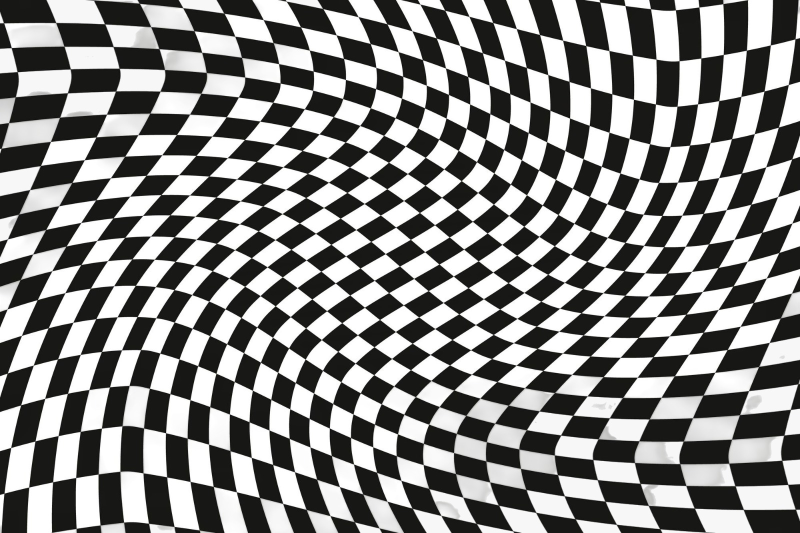
#> input picture image/gorsel.jpeg, 1600 x 1066 px (shown at 1/2 size)
$ python test2.py
#> lines starting #> are read from the running program, lines starting #| are printed output that depends on the picture
# [86 lines of commented-out code are left out]
import cv2

img = cv2.imread("image/gorsel.jpeg")
#> img is the input picture: shape (1066, 1600, 3); mean B, G, R 134.2, 135.4, 135.3

print("Orijinal:", img.shape)
#| Orijinal: (1066, 1600, 3)

# x2
img_x2 = cv2.resize(img, None, fx=2, fy=2)
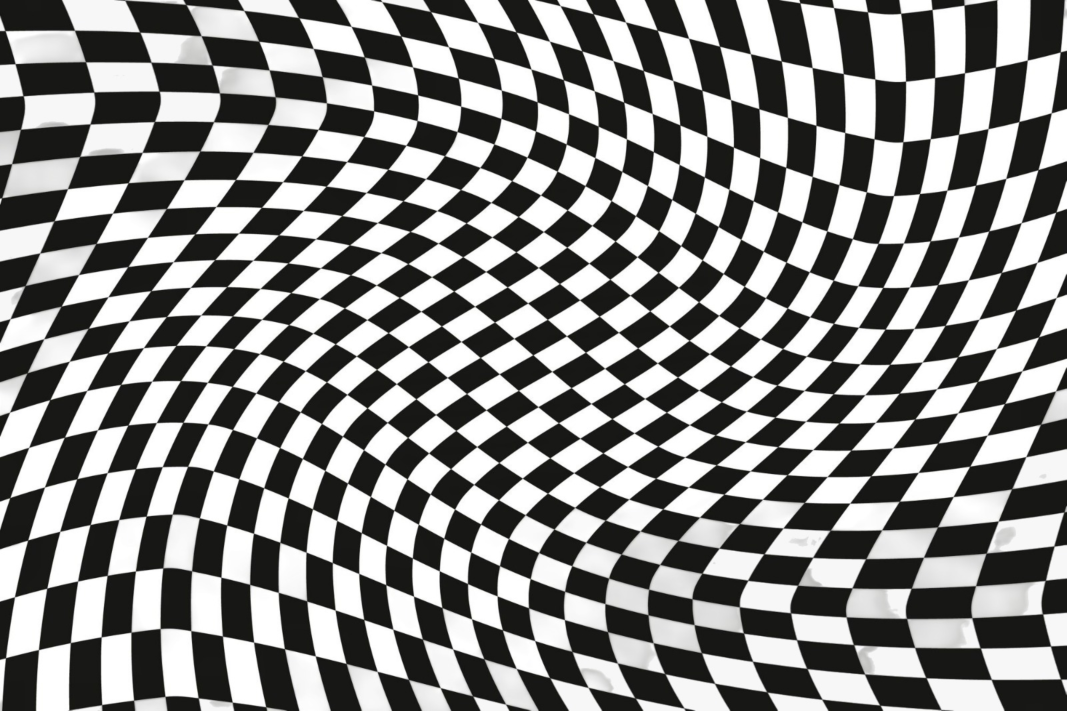
#> img_x2: shape (2132, 3200, 3) (shown at 1/3 size); mean B, G, R 134.2, 135.3, 135.3
print("x2:", img_x2.shape)
#| x2: (2132, 3200, 3)

# x4
img_x4 = cv2.resize(img, None, fx=4, fy=4)
print("x4:", img_x4.shape)
#| x4: (4264, 6400, 3)

# x0.5
img_x05 = cv2.resize(img, None, fx=0.5, fy=0.5)
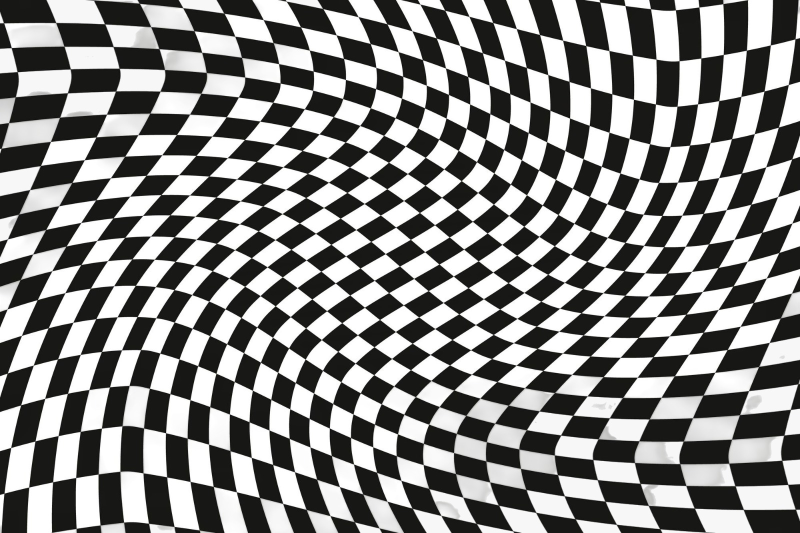
#> img_x05: shape (533, 800, 3); mean B, G, R 134.3, 135.4, 135.4
print("x0.5:", img_x05.shape)
#| x0.5: (533, 800, 3)

# x0.25
img_x025 = cv2.resize(img, None, fx=0.25, fy=0.25)
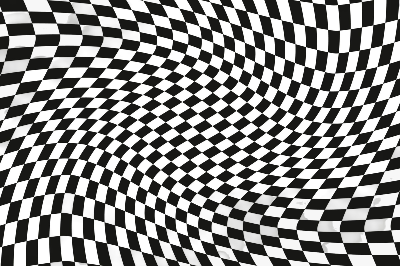
#> img_x025: shape (266, 400, 3); mean B, G, R 134.2, 135.4, 135.4
print("x0.25:", img_x025.shape)
#| x0.25: (266, 400, 3)

cv2.imshow("Orijinal", img)
cv2.imshow("x2", img_x2)
cv2.imshow("x4", img_x4)
cv2.imshow("x0.5", img_x05)
cv2.imshow("x0.25", img_x025)

cv2.waitKey(0)
cv2.destroyAllWindows()
